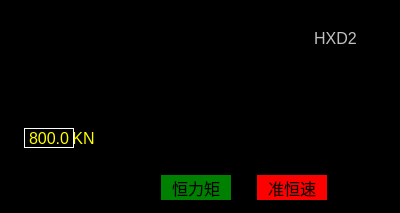
<?xml version="1.0" encoding="UTF-8"?>
<ui version="4.0">
 <class>CtrlTrainOutLine</class>
 <widget class="QWidget" name="CtrlTrainOutLine">
  <property name="geometry">
   <rect>
    <x>0</x>
    <y>0</y>
    <width>400</width>
    <height>213</height>
   </rect>
  </property>
  <property name="windowTitle">
   <string>Form</string>
  </property>
  <property name="styleSheet">
   <string notr="true">QWidget
{
	background-color: black;
}
QLabel
{
	border:0px solid white;
}

QPushButton
{
	font:16px;
    color: rgb(192,192,192);
	background-color: rgb(0, 0, 0);
	border-top: 2px solid white;	
	border-left: 2px solid white;


}</string>
  </property>
  <widget class="QLabel" name="LBLCheti">
   <property name="geometry">
    <rect>
     <x>108</x>
     <y>35</y>
     <width>281</width>
     <height>131</height>
    </rect>
   </property>
   <property name="styleSheet">
    <string notr="true">border-image: url(:/images/images/Cheti.png);</string>
   </property>
   <property name="text">
    <string/>
   </property>
  </widget>
  <widget class="QLabel" name="LBLTraction2">
   <property name="geometry">
    <rect>
     <x>199</x>
     <y>131</y>
     <width>30</width>
     <height>26</height>
    </rect>
   </property>
   <property name="styleSheet">
    <string notr="true">border-image: url(:/images/images/qudongok.png);</string>
   </property>
   <property name="text">
    <string/>
   </property>
  </widget>
  <widget class="QLabel" name="LBLBraking2">
   <property name="geometry">
    <rect>
     <x>277</x>
     <y>90</y>
     <width>41</width>
     <height>34</height>
    </rect>
   </property>
   <property name="styleSheet">
    <string notr="true">border-image: url(:/images/images/zhidonghuanjie.png);</string>
   </property>
   <property name="text">
    <string/>
   </property>
  </widget>
  <widget class="QLabel" name="LBLDirection">
   <property name="geometry">
    <rect>
     <x>40</x>
     <y>54</y>
     <width>50</width>
     <height>40</height>
    </rect>
   </property>
   <property name="styleSheet">
    <string notr="true">border-image: url(:/images/images/xianghou.png);</string>
   </property>
   <property name="text">
    <string/>
   </property>
  </widget>
  <widget class="QLabel" name="LBLPanto">
   <property name="geometry">
    <rect>
     <x>191</x>
     <y>35</y>
     <width>41</width>
     <height>31</height>
    </rect>
   </property>
   <property name="styleSheet">
    <string notr="true">border-image: url(:/images/images/shenggong.png);</string>
   </property>
   <property name="text">
    <string/>
   </property>
  </widget>
  <widget class="QLabel" name="label_4">
   <property name="geometry">
    <rect>
     <x>69</x>
     <y>128</y>
     <width>29</width>
     <height>20</height>
    </rect>
   </property>
   <property name="styleSheet">
    <string notr="true">QLabel
{
	border:0px solid white;
	font:16px;
    color: yellow;
}</string>
   </property>
   <property name="text">
    <string>KN</string>
   </property>
   <property name="alignment">
    <set>Qt::AlignCenter</set>
   </property>
  </widget>
  <widget class="QLabel" name="LBLTraction3">
   <property name="geometry">
    <rect>
     <x>258</x>
     <y>131</y>
     <width>30</width>
     <height>25</height>
    </rect>
   </property>
   <property name="styleSheet">
    <string notr="true">border-image: url(:/images/images/qudongok.png);</string>
   </property>
   <property name="text">
    <string/>
   </property>
  </widget>
  <widget class="QLabel" name="LBLHengLiJu">
   <property name="geometry">
    <rect>
     <x>161</x>
     <y>175</y>
     <width>70</width>
     <height>25</height>
    </rect>
   </property>
   <property name="styleSheet">
    <string notr="true">QLabel
{
	border:0px solid rgb(13, 206, 58);
	font:16px;
   color: black;
   background-color : green;
}</string>
   </property>
   <property name="text">
    <string>恒力矩</string>
   </property>
   <property name="alignment">
    <set>Qt::AlignCenter</set>
   </property>
  </widget>
  <widget class="QLabel" name="LBLKn">
   <property name="geometry">
    <rect>
     <x>24</x>
     <y>128</y>
     <width>50</width>
     <height>20</height>
    </rect>
   </property>
   <property name="styleSheet">
    <string notr="true">QLabel
{
	border:1px solid white;
	font:16px;
    color: yellow;
}</string>
   </property>
   <property name="text">
    <string>800.0</string>
   </property>
   <property name="alignment">
    <set>Qt::AlignCenter</set>
   </property>
  </widget>
  <widget class="QLabel" name="LBLCode">
   <property name="geometry">
    <rect>
     <x>290</x>
     <y>30</y>
     <width>91</width>
     <height>16</height>
    </rect>
   </property>
   <property name="styleSheet">
    <string notr="true">QLabel
{
	border:0px solid white;
	font:16px;
    color: rgb(192,192,192);
}</string>
   </property>
   <property name="text">
    <string>HXD2</string>
   </property>
   <property name="alignment">
    <set>Qt::AlignCenter</set>
   </property>
  </widget>
  <widget class="QLabel" name="LBLZhunHengSu">
   <property name="geometry">
    <rect>
     <x>257</x>
     <y>175</y>
     <width>70</width>
     <height>25</height>
    </rect>
   </property>
   <property name="styleSheet">
    <string notr="true">QLabel
{
	border:0px solid rgb(13, 206, 58);
	font:16px;
   color: black;
   background-color : red;
}</string>
   </property>
   <property name="text">
    <string>准恒速</string>
   </property>
   <property name="alignment">
    <set>Qt::AlignCenter</set>
   </property>
  </widget>
  <widget class="QLabel" name="LBLGaoya">
   <property name="geometry">
    <rect>
     <x>270</x>
     <y>62</y>
     <width>44</width>
     <height>26</height>
    </rect>
   </property>
   <property name="styleSheet">
    <string notr="true">border-image: url(:/images/images/linevbreakerfault.png);</string>
   </property>
   <property name="text">
    <string/>
   </property>
  </widget>
  <widget class="QLabel" name="LBLTraction1">
   <property name="geometry">
    <rect>
     <x>161</x>
     <y>131</y>
     <width>30</width>
     <height>27</height>
    </rect>
   </property>
   <property name="styleSheet">
    <string notr="true">border-image: url(:/images/images/qudongok.png);</string>
   </property>
   <property name="text">
    <string/>
   </property>
  </widget>
  <widget class="QLabel" name="LBLTraction4">
   <property name="geometry">
    <rect>
     <x>295</x>
     <y>131</y>
     <width>30</width>
     <height>25</height>
    </rect>
   </property>
   <property name="styleSheet">
    <string notr="true">border-image: url(:/images/images/qudongok.png);</string>
   </property>
   <property name="text">
    <string/>
   </property>
  </widget>
  <widget class="QLabel" name="LBLBraking1">
   <property name="geometry">
    <rect>
     <x>230</x>
     <y>90</y>
     <width>41</width>
     <height>34</height>
    </rect>
   </property>
   <property name="styleSheet">
    <string notr="true">border-image: url(:/images/images/zhidonghuanjie.png);</string>
   </property>
   <property name="text">
    <string/>
   </property>
  </widget>
  <widget class="QLabel" name="LBLZhuduan">
   <property name="geometry">
    <rect>
     <x>334</x>
     <y>60</y>
     <width>41</width>
     <height>41</height>
    </rect>
   </property>
   <property name="styleSheet">
    <string notr="true">border-image: url(:/images/images/zhuduanduankai.png);</string>
   </property>
   <property name="text">
    <string/>
   </property>
  </widget>
  <widget class="QLabel" name="LBLParking">
   <property name="geometry">
    <rect>
     <x>334</x>
     <y>105</y>
     <width>41</width>
     <height>38</height>
    </rect>
   </property>
   <property name="styleSheet">
    <string notr="true">border-image: url(:/images/images/tingfanghuanjie.png);</string>
   </property>
   <property name="text">
    <string/>
   </property>
  </widget>
  <widget class="QLabel" name="LBLActivation">
   <property name="geometry">
    <rect>
     <x>150</x>
     <y>78</y>
     <width>21</width>
     <height>17</height>
    </rect>
   </property>
   <property name="text">
    <string/>
   </property>
  </widget>
  <zorder>LBLCheti</zorder>
  <zorder>LBLTraction2</zorder>
  <zorder>LBLBraking2</zorder>
  <zorder>LBLDirection</zorder>
  <zorder>LBLPanto</zorder>
  <zorder>label_4</zorder>
  <zorder>LBLTraction3</zorder>
  <zorder>LBLHengLiJu</zorder>
  <zorder>LBLKn</zorder>
  <zorder>LBLZhunHengSu</zorder>
  <zorder>LBLGaoya</zorder>
  <zorder>LBLTraction1</zorder>
  <zorder>LBLTraction4</zorder>
  <zorder>LBLBraking1</zorder>
  <zorder>LBLCode</zorder>
  <zorder>LBLZhuduan</zorder>
  <zorder>LBLParking</zorder>
  <zorder>LBLActivation</zorder>
 </widget>
 <resources/>
 <connections/>
</ui>
